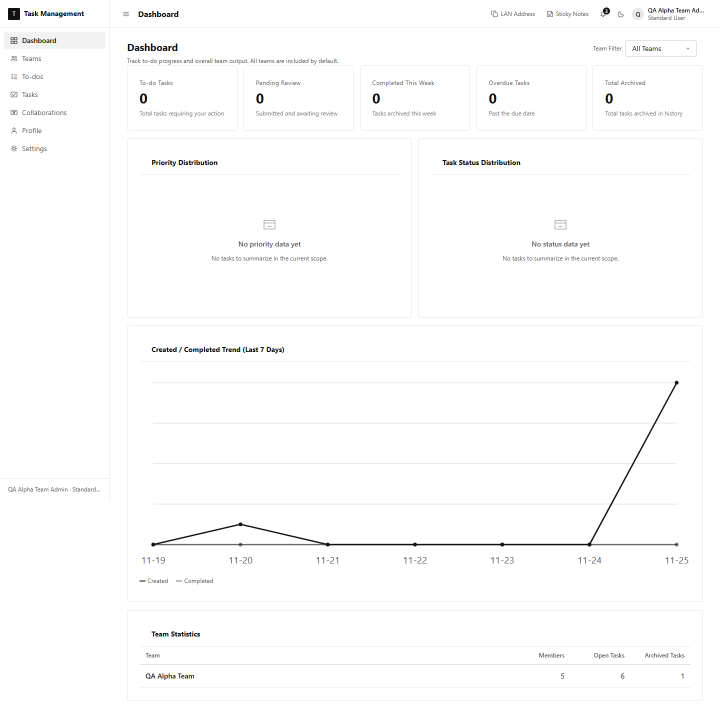
#> input picture deliverables/assets/ui-dashboard.png, 1440 x 1425 px, found by its file name (shown at 1/2 size)
$ python makeThumbnails.py
#> lines starting #> are read from the running program, lines starting #| are printed output that depends on the picture
"""Create wide crops used as thumbnails on contribution slides."""
from pathlib import Path
from PIL import Image

assets = Path(r"C:\\Users\\q1506\\Desktop\\SoftwareDevelopment\\task-management-system") / "deliverables" / "assets"
target_ratio = 2.8
pairs = [
    ("ui-dashboard.png", "thumb-dashboard.png"),
    ("ui-collaboration-center.png", "thumb-collaboration.png"),
    ("runtime-packaging.png", "thumb-runtime.png"),
    ("ai-assignment.png", "thumb-ai.png"),
]
for source_name, target_name in pairs:
    image = Image.open(assets / source_name)
#> image is the input picture: PIL image 1440x1425 RGB; mean R, G, B 252.4, 252.4, 252.4
    width, height = image.size
#> width = 1440; height = 1425
    ratio = width / height
#> ratio = 1.01
    if ratio > target_ratio:
        new_width = int(height * target_ratio)
        left = (width - new_width) // 2
        cropped = image.crop((left, 0, left + new_width, height))
    else:
        new_height = int(width / target_ratio)
#> new_height = 514
        top = (height - new_height) // 2
#> top = 455
        cropped = image.crop((0, top, width, top + new_height))
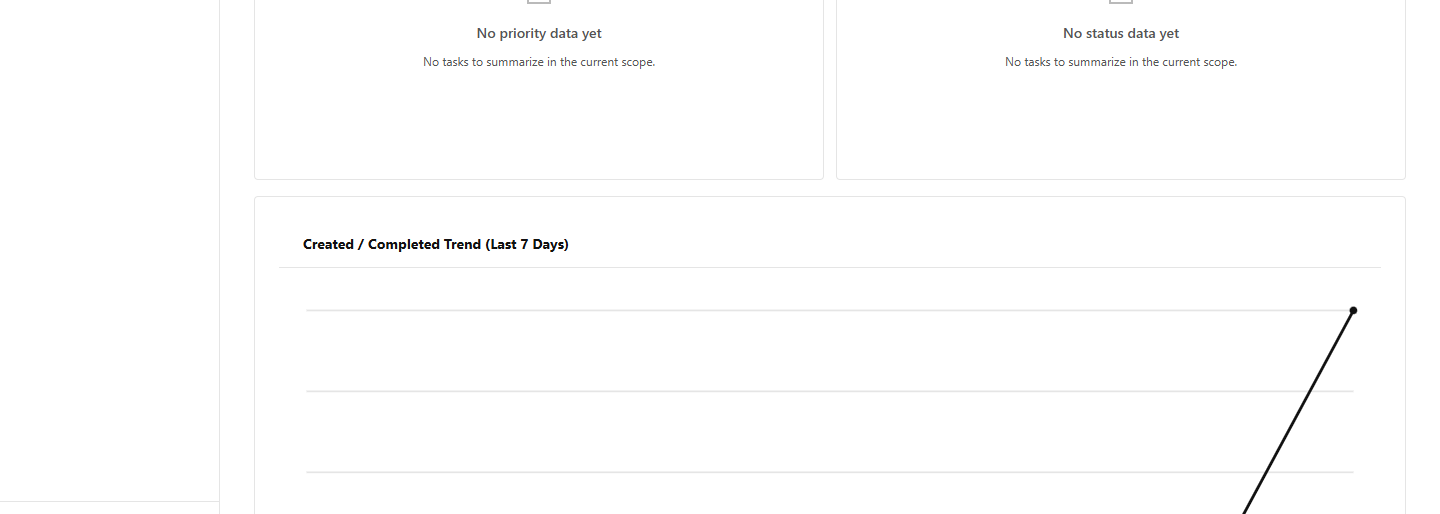
#> cropped: PIL image 1440x514 RGB; mean R, G, B 253.6, 253.6, 253.6
    cropped = cropped.convert("RGB")
    cropped.save(assets / target_name, "PNG")
    print(target_name, cropped.size)
#| thumb-dashboard.png (1440, 514)
#> pass 2 of the loop `for source_name, target_name in pairs:`:
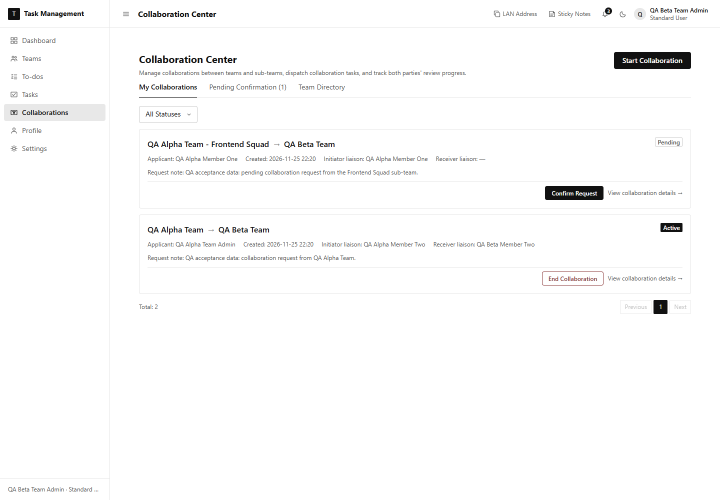
#> input picture deliverables/assets/ui-collaboration-center.png, 1440 x 1000 px, found by its file name (shown at 1/2 size)
#> image is the input picture: PIL image 1440x1000 RGB; mean R, G, B 250.8, 250.7, 250.7
#> `cropped = image.crop((0, top, width, top + new_height))`:
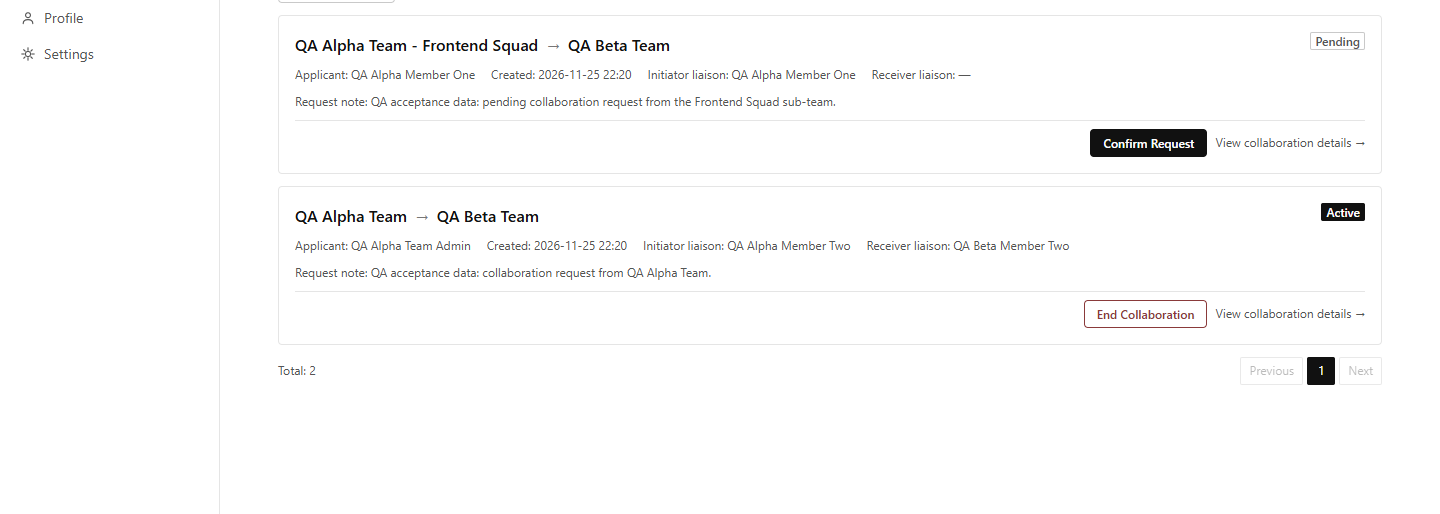
#> cropped: PIL image 1440x514 RGB; mean R, G, B 251, 250.9, 250.9
#| thumb-collaboration.png (1440, 514)
#> pass 3 of the loop `for source_name, target_name in pairs:`:
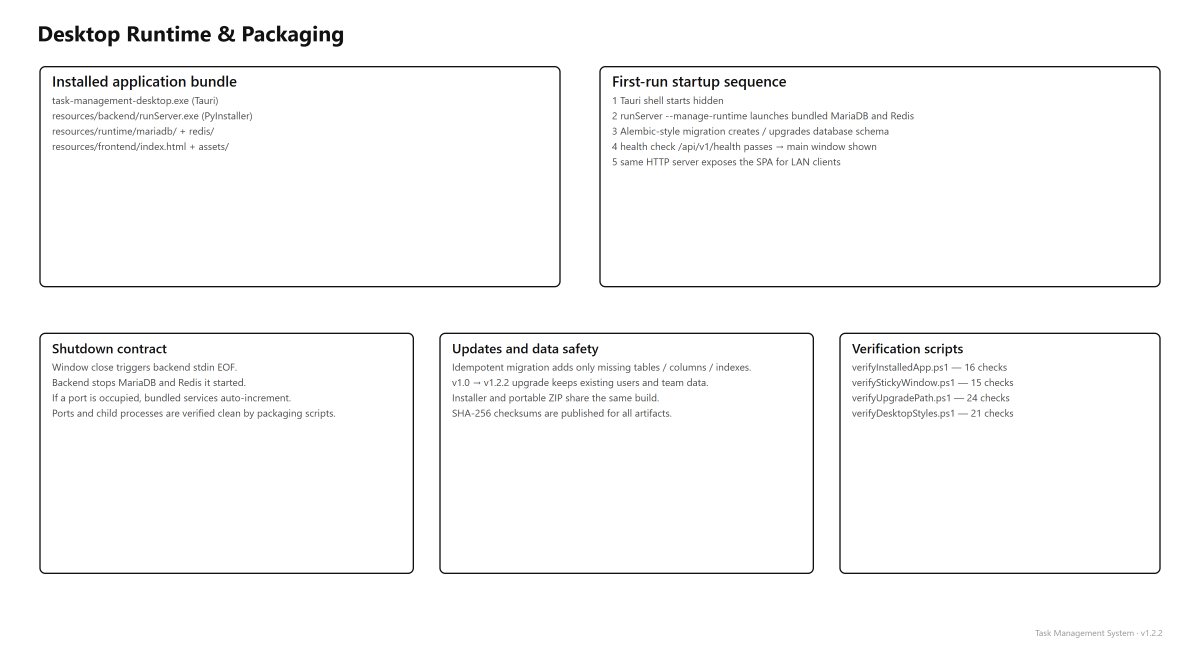
#> input picture deliverables/assets/runtime-packaging.png, 3600 x 1960 px, found by its file name (shown at 1/3 size)
#> image is the input picture: PIL image 3600x1960 RGB; mean R, G, B 249.2, 249.2, 249.2
#> `cropped = image.crop((0, top, width, top + new_height))`:
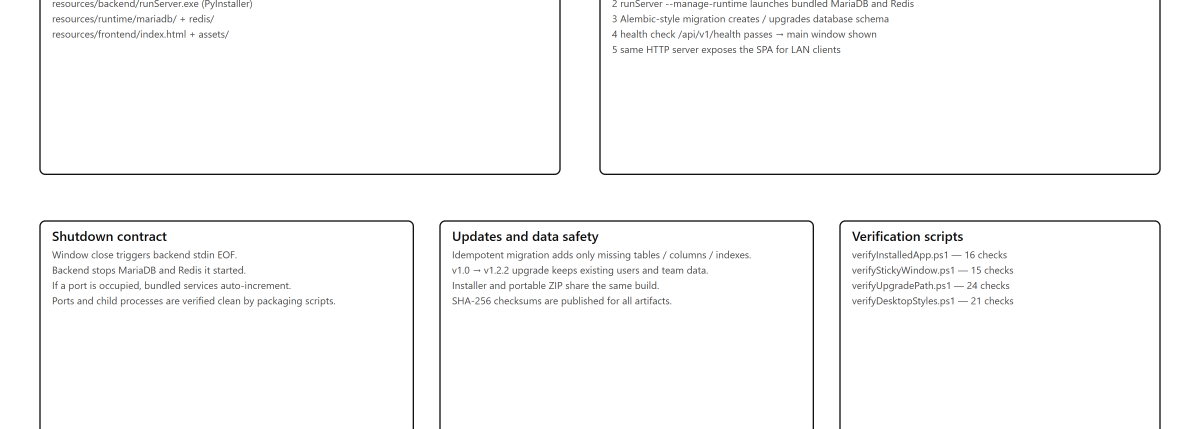
#> cropped: PIL image 3600x1285 RGB (shown at 1/3 size); mean R, G, B 249.4, 249.4, 249.4
#| thumb-runtime.png (3600, 1285)
#> the loop made 4 passes; the first 3 are shown
